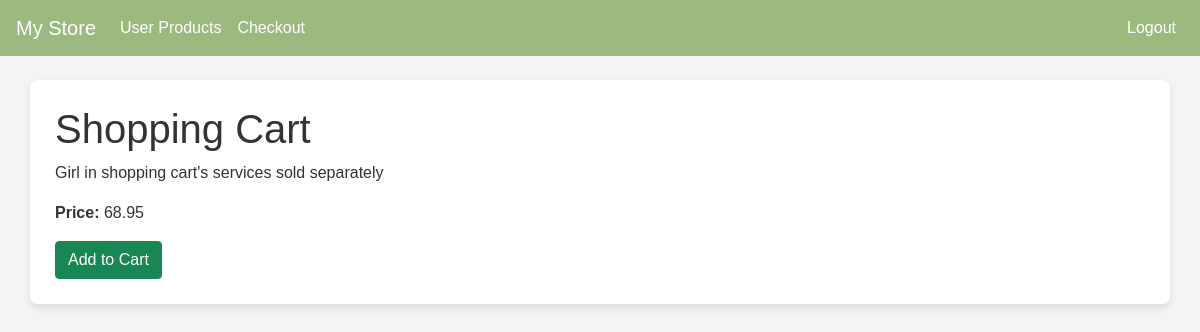
Screenshot of /9/ (signed in) with the database file from the repository.
### products/models.py (models this page shows, shortened)
class Product(models.Model):
    title = models.CharField(max_length=255, null=False, blank=False)
    price = models.FloatField(null=True, blank=True, default=None)
    description = models.TextField(null=True, blank=True, default=None)
    available = models.BooleanField(default=True)
    main_image = models.ImageField(upload_to='product_images/', null=True, blank=True)

### products/views.py (the view)
    def wrapper(request, *args, **kwargs):
        if 'user_type' not in request.session:
            return redirect('login')
        return func(request, *args, **kwargs)

### products/views.py (called while the page is built)
def require_login(func):
    def wrapper(request, *args, **kwargs):
        if 'user_type' not in request.session:
            return redirect('login')
        return func(request, *args, **kwargs)
    return wrapper

@require_login
def product_detail(request, pk):
    product = get_object_or_404(Product, pk=pk, available=True)
    return render(request, 'products/product_detail.html', {'product': product})

### products/templates/products/product_detail.html (shortened to what this page needs)
{% extends 'products/base.html' %}
{% block content %}
<h1>{{ product.title }}</h1>
<p>{{ product.description }}</p>
<p><strong>Price:</strong> {{ product.price }}</p>
{% if product.available %}
<a href="{% url 'add_to_cart' product.pk %}" class="btn btn-success">Add to Cart</a>
{% else %}
<p>This product is not available.</p>
{% endif %}
{% endblock %}

### products/templates/products/base.html (style rules this page uses)
:root { --sage-green: #9cba7f; --dark-sage: #7b9c5e; --light-gray: #f4f4f4; }
body { background-color: var(--light-gray); color: #333; font-family: Arial, sans-serif; }
a { color: var(--sage-green); text-decoration: none; transition: color 0.3s ease; }

### rows the page displays
Product: title "Shopping Cart", description "Girl in shopping cart's services sold separately", price "68.95"
